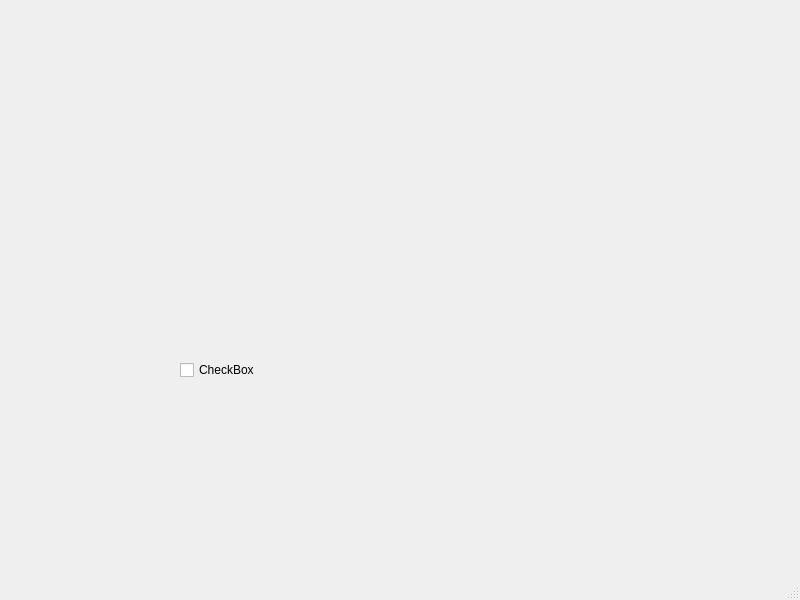
<?xml version="1.0" encoding="UTF-8"?>
<ui version="4.0">
 <class>MainWindow</class>
 <widget class="QMainWindow" name="MainWindow">
  <property name="geometry">
   <rect>
    <x>0</x>
    <y>0</y>
    <width>800</width>
    <height>600</height>
   </rect>
  </property>
  <property name="windowTitle">
   <string>MainWindow</string>
  </property>
  <widget class="QWidget" name="centralwidget">
   <widget class="QWidget" name="gridLayoutWidget">
    <property name="geometry">
     <rect>
      <x>260</x>
      <y>140</y>
      <width>160</width>
      <height>80</height>
     </rect>
    </property>
    <layout class="QGridLayout" name="gridLayout"/>
   </widget>
   <widget class="QCheckBox" name="checkBox">
    <property name="geometry">
     <rect>
      <x>180</x>
      <y>360</y>
      <width>81</width>
      <height>20</height>
     </rect>
    </property>
    <property name="text">
     <string>CheckBox</string>
    </property>
   </widget>
  </widget>
  <widget class="QMenuBar" name="menubar">
   <property name="geometry">
    <rect>
     <x>0</x>
     <y>0</y>
     <width>800</width>
     <height>21</height>
    </rect>
   </property>
  </widget>
  <widget class="QStatusBar" name="statusbar"/>
 </widget>
 <resources/>
 <connections/>
</ui>
